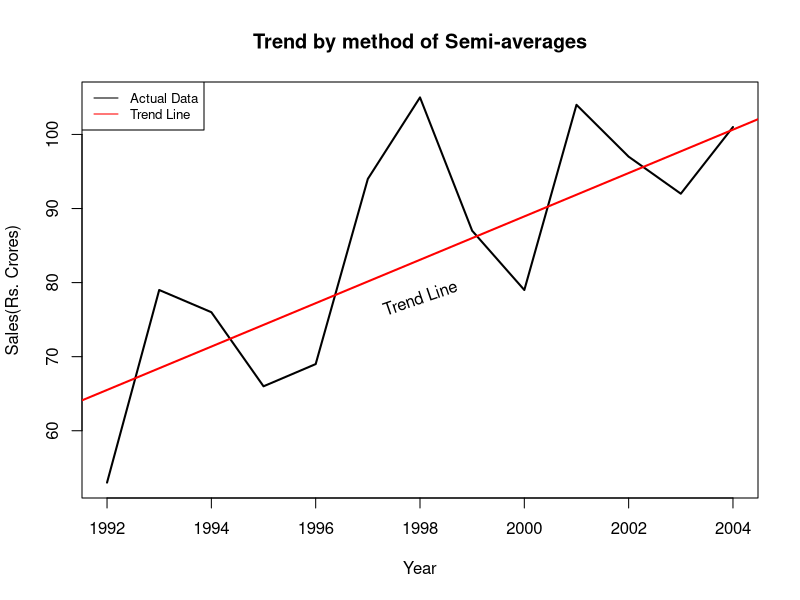

Here is the R script that generated this plot:
#Page No. 2.8
rm(list=ls(all=T))
year<-1992:2004
x<-c(53,79,76,66,69,94,105,87,79,104,97,92,101)
data<-data.frame(year,"Bank Clearence"=x)
data
n=length(year)
n
x1_bar<-round(sum(data[1:6,2])/6,digits=2)
x1_bar
x2_bar<-round(sum(data[8:13,2])/6,digits=2)
x2_bar
y<-c(mean(1992:1997),mean(1999:2004))
fit<-lm(c(x1_bar,x2_bar)~y)
plot(year,x,type="l",lwd=2,xlab="Year",ylab="Sales(Rs. Crores)",main="Trend by method of Semi-averages")
abline(fit,lwd=2,col="red") 
text(1998,78,labels="Trend Line",srt=19)
legend("topleft",legend=c("Actual Data","Trend Line"),col=c("black","red"),lty=c(1,1),cex=0.8)
